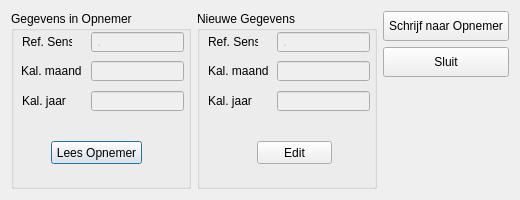
<?xml version="1.0" encoding="UTF-8"?>
<ui version="4.0">
 <class>tedsDialog</class>
 <widget class="QDialog" name="tedsDialog">
  <property name="geometry">
   <rect>
    <x>0</x>
    <y>0</y>
    <width>520</width>
    <height>200</height>
   </rect>
  </property>
  <property name="sizePolicy">
   <sizepolicy hsizetype="Fixed" vsizetype="Fixed">
    <horstretch>0</horstretch>
    <verstretch>0</verstretch>
   </sizepolicy>
  </property>
  <property name="minimumSize">
   <size>
    <width>520</width>
    <height>200</height>
   </size>
  </property>
  <property name="maximumSize">
   <size>
    <width>520</width>
    <height>200</height>
   </size>
  </property>
  <property name="windowTitle">
   <string>TEDS</string>
  </property>
  <layout class="QHBoxLayout" name="horizontalLayout_2">
   <property name="sizeConstraint">
    <enum>QLayout::SetDefaultConstraint</enum>
   </property>
   <item>
    <layout class="QHBoxLayout" name="horizontalLayout">
     <item>
      <widget class="QGroupBox" name="groupBox">
       <property name="sizePolicy">
        <sizepolicy hsizetype="Fixed" vsizetype="Preferred">
         <horstretch>0</horstretch>
         <verstretch>0</verstretch>
        </sizepolicy>
       </property>
       <property name="minimumSize">
        <size>
         <width>180</width>
         <height>0</height>
        </size>
       </property>
       <property name="title">
        <string>Gegevens in Opnemer</string>
       </property>
       <widget class="QLineEdit" name="refSensStored">
        <property name="enabled">
         <bool>false</bool>
        </property>
        <property name="geometry">
         <rect>
          <x>80</x>
          <y>21</y>
          <width>93</width>
          <height>20</height>
         </rect>
        </property>
        <property name="inputMask">
         <string>9.9999; </string>
        </property>
        <property name="text">
         <string>.</string>
        </property>
       </widget>
       <widget class="QLabel" name="label">
        <property name="geometry">
         <rect>
          <x>11</x>
          <y>23</y>
          <width>50</width>
          <height>16</height>
         </rect>
        </property>
        <property name="text">
         <string>Ref. Sens.</string>
        </property>
       </widget>
       <widget class="QLabel" name="label_3">
        <property name="geometry">
         <rect>
          <x>11</x>
          <y>82</y>
          <width>61</width>
          <height>16</height>
         </rect>
        </property>
        <property name="text">
         <string>Kal. jaar</string>
        </property>
       </widget>
       <widget class="QLineEdit" name="calYearStored">
        <property name="enabled">
         <bool>false</bool>
        </property>
        <property name="geometry">
         <rect>
          <x>80</x>
          <y>80</y>
          <width>93</width>
          <height>20</height>
         </rect>
        </property>
       </widget>
       <widget class="QLineEdit" name="calMonthStored">
        <property name="enabled">
         <bool>false</bool>
        </property>
        <property name="geometry">
         <rect>
          <x>80</x>
          <y>50</y>
          <width>93</width>
          <height>20</height>
         </rect>
        </property>
       </widget>
       <widget class="QPushButton" name="readSensor">
        <property name="geometry">
         <rect>
          <x>40</x>
          <y>130</y>
          <width>91</width>
          <height>23</height>
         </rect>
        </property>
        <property name="sizePolicy">
         <sizepolicy hsizetype="Minimum" vsizetype="Fixed">
          <horstretch>0</horstretch>
          <verstretch>0</verstretch>
         </sizepolicy>
        </property>
        <property name="text">
         <string>Lees Opnemer</string>
        </property>
       </widget>
       <widget class="QLabel" name="label_8">
        <property name="geometry">
         <rect>
          <x>10</x>
          <y>52</y>
          <width>61</width>
          <height>16</height>
         </rect>
        </property>
        <property name="toolTip">
         <string>1 - 12</string>
        </property>
        <property name="text">
         <string>Kal. maand</string>
        </property>
       </widget>
      </widget>
     </item>
     <item>
      <widget class="QGroupBox" name="groupBox_2">
       <property name="sizePolicy">
        <sizepolicy hsizetype="Fixed" vsizetype="Preferred">
         <horstretch>0</horstretch>
         <verstretch>0</verstretch>
        </sizepolicy>
       </property>
       <property name="minimumSize">
        <size>
         <width>180</width>
         <height>0</height>
        </size>
       </property>
       <property name="title">
        <string>Nieuwe Gegevens</string>
       </property>
       <widget class="QLineEdit" name="calMonthNew">
        <property name="enabled">
         <bool>false</bool>
        </property>
        <property name="geometry">
         <rect>
          <x>80</x>
          <y>50</y>
          <width>93</width>
          <height>20</height>
         </rect>
        </property>
        <property name="inputMask">
         <string/>
        </property>
        <property name="text">
         <string/>
        </property>
        <property name="echoMode">
         <enum>QLineEdit::Normal</enum>
        </property>
        <property name="placeholderText">
         <string/>
        </property>
       </widget>
       <widget class="QLabel" name="label_7">
        <property name="geometry">
         <rect>
          <x>11</x>
          <y>82</y>
          <width>50</width>
          <height>16</height>
         </rect>
        </property>
        <property name="text">
         <string>Kal. jaar</string>
        </property>
       </widget>
       <widget class="QLineEdit" name="calYearNew">
        <property name="enabled">
         <bool>false</bool>
        </property>
        <property name="geometry">
         <rect>
          <x>80</x>
          <y>80</y>
          <width>93</width>
          <height>20</height>
         </rect>
        </property>
       </widget>
       <widget class="QLineEdit" name="refSensNew">
        <property name="enabled">
         <bool>false</bool>
        </property>
        <property name="geometry">
         <rect>
          <x>80</x>
          <y>21</y>
          <width>93</width>
          <height>20</height>
         </rect>
        </property>
        <property name="inputMask">
         <string>9.9999; </string>
        </property>
       </widget>
       <widget class="QLabel" name="label_6">
        <property name="geometry">
         <rect>
          <x>11</x>
          <y>52</y>
          <width>61</width>
          <height>16</height>
         </rect>
        </property>
        <property name="toolTip">
         <string>1 - 12</string>
        </property>
        <property name="text">
         <string>Kal. maand</string>
        </property>
       </widget>
       <widget class="QLabel" name="label_5">
        <property name="geometry">
         <rect>
          <x>11</x>
          <y>23</y>
          <width>50</width>
          <height>16</height>
         </rect>
        </property>
        <property name="text">
         <string>Ref. Sens.</string>
        </property>
       </widget>
       <widget class="QPushButton" name="editButton">
        <property name="geometry">
         <rect>
          <x>60</x>
          <y>130</y>
          <width>75</width>
          <height>23</height>
         </rect>
        </property>
        <property name="text">
         <string>Edit</string>
        </property>
       </widget>
      </widget>
     </item>
     <item>
      <layout class="QVBoxLayout" name="verticalLayout">
       <item>
        <widget class="QPushButton" name="writeSensor">
         <property name="sizePolicy">
          <sizepolicy hsizetype="Minimum" vsizetype="Fixed">
           <horstretch>0</horstretch>
           <verstretch>0</verstretch>
          </sizepolicy>
         </property>
         <property name="minimumSize">
          <size>
           <width>0</width>
           <height>30</height>
          </size>
         </property>
         <property name="maximumSize">
          <size>
           <width>16777215</width>
           <height>40</height>
          </size>
         </property>
         <property name="text">
          <string>Schrijf naar Opnemer</string>
         </property>
        </widget>
       </item>
       <item>
        <widget class="QPushButton" name="exitButton">
         <property name="minimumSize">
          <size>
           <width>0</width>
           <height>30</height>
          </size>
         </property>
         <property name="maximumSize">
          <size>
           <width>16777215</width>
           <height>30</height>
          </size>
         </property>
         <property name="text">
          <string>Sluit</string>
         </property>
         <property name="default">
          <bool>false</bool>
         </property>
        </widget>
       </item>
       <item>
        <spacer name="verticalSpacer">
         <property name="orientation">
          <enum>Qt::Vertical</enum>
         </property>
         <property name="sizeHint" stdset="0">
          <size>
           <width>20</width>
           <height>40</height>
          </size>
         </property>
        </spacer>
       </item>
      </layout>
     </item>
    </layout>
   </item>
  </layout>
 </widget>
 <tabstops>
  <tabstop>refSensNew</tabstop>
  <tabstop>calMonthNew</tabstop>
  <tabstop>calYearNew</tabstop>
  <tabstop>writeSensor</tabstop>
  <tabstop>calYearStored</tabstop>
  <tabstop>calMonthStored</tabstop>
  <tabstop>refSensStored</tabstop>
 </tabstops>
 <resources/>
 <connections>
  <connection>
   <sender>exitButton</sender>
   <signal>clicked()</signal>
   <receiver>tedsDialog</receiver>
   <slot>accept()</slot>
   <hints>
    <hint type="sourcelabel">
     <x>508</x>
     <y>188</y>
    </hint>
    <hint type="destinationlabel">
     <x>463</x>
     <y>81</y>
    </hint>
   </hints>
  </connection>
 </connections>
</ui>
